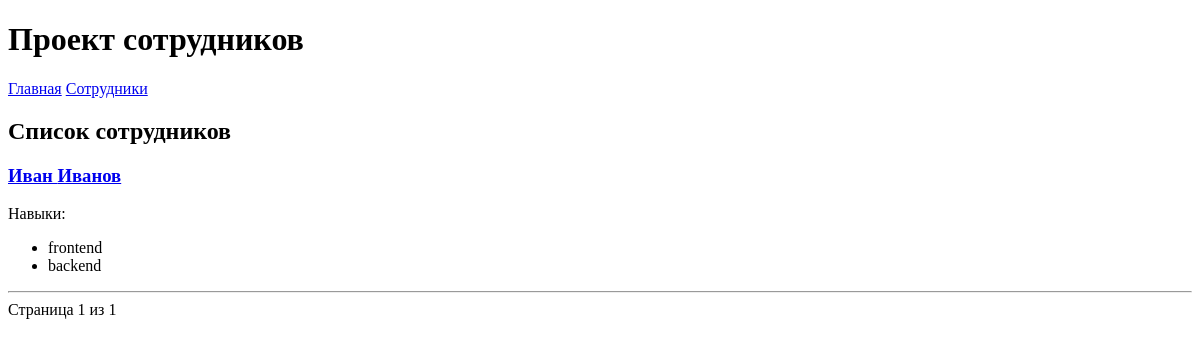
/employees/, run on an earlier commit of the app's database.
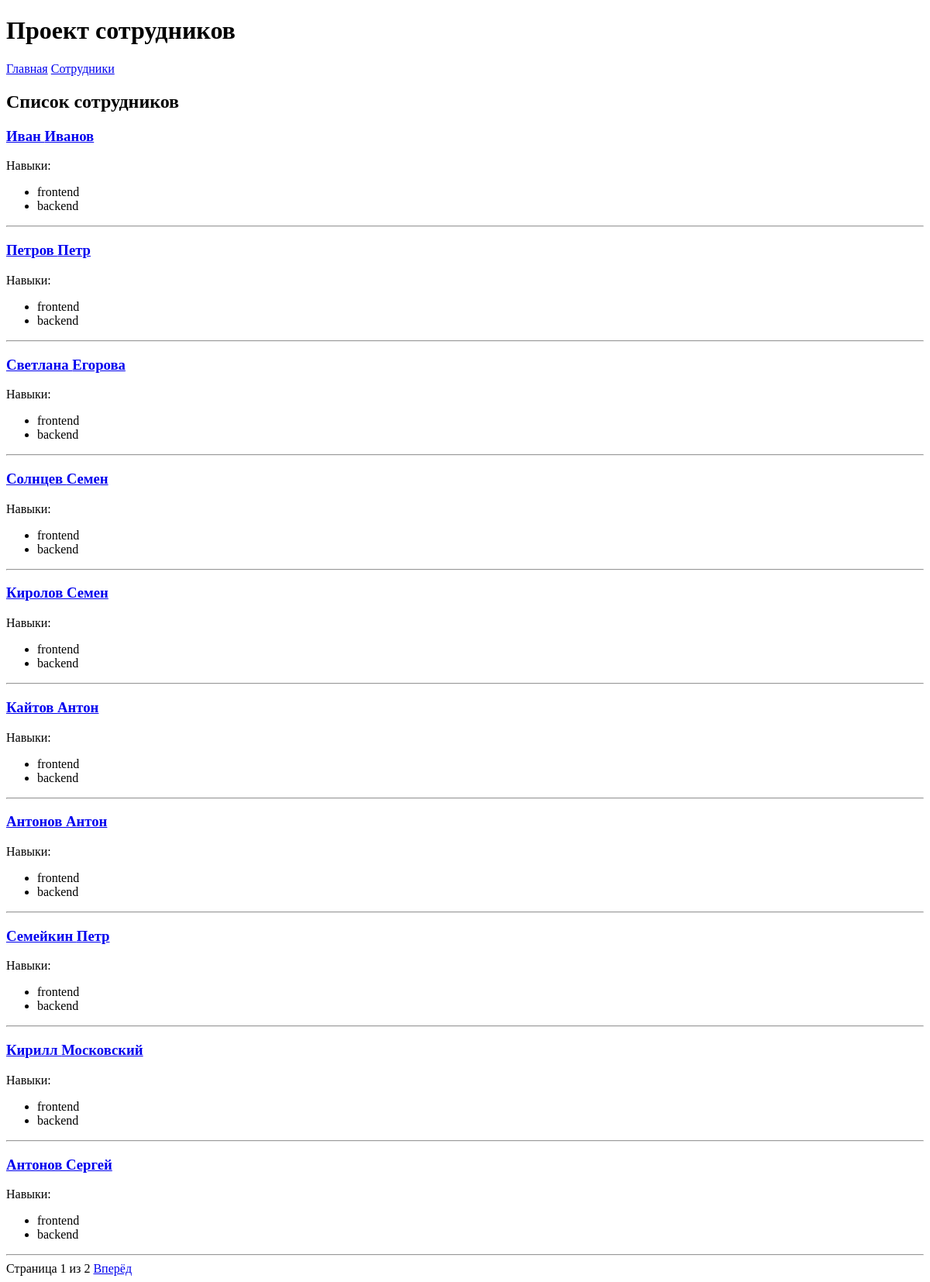
And on a later commit of the database.
### employees/models.py (models this page shows, shortened)
class Employee(models.Model):
    user = models.OneToOneField(User, on_delete=models.CASCADE)
    first_name = models.CharField(max_length=100)
    last_name = models.CharField(max_length=100)
    middle_name = models.CharField(max_length=100, blank=True)
    skills = models.ManyToManyField(Skill)
    skill_level = models.IntegerField()
    description = models.TextField()
    hire_date = models.DateField(null=True, blank=True)

class Skill(models.Model):
    name = models.CharField(max_length=100)

### employees/views.py (the view)
# urls.py: path('employees/', views.employee_list, name='employee_list'),
def employee_list(request):
    employees = Employee.objects.prefetch_related("skills", "images")
    paginator = Paginator(employees, 10)
    page_number = request.GET.get("page")
    page_obj = paginator.get_page(page_number)
    return render(request, "employee_list.html", {"page_obj": page_obj})

### templates/employee_list.html (shortened to what this page needs)
{% extends 'base.html' %}
{% block content %}
<h2>Список сотрудников</h2>
{% for emp in page_obj %}
    <div>
        <h3>
            <a href="{% url 'employee_detail' emp.id %}">
                {{ emp.first_name }} {{ emp.last_name }}
            </a>
        </h3>
        <p>Навыки:</p>
        <ul>
            {% for skill in emp.skills.all %}
                <li>{{ skill.name }}</li>
            {% empty %}
                <li>Навыки не указаны</li>
            {% endfor %}
        </ul>
    </div>
    <hr>
{% endfor %}
<div>
    <span>Страница {{ page_obj.number }} из {{ page_obj.paginator.num_pages }}</span>
    {% if page_obj.has_next %}
        <a href="?page={{ page_obj.next_page_number }}">Вперёд</a>
    {% endif %}
</div>
{% endblock %}

### templates/base.html (shortened to what this page needs)
<!DOCTYPE html>
<html>
<head>
</head>
<body>
    <h1>Проект сотрудников</h1>
    <a href="/">Главная</a>
    <a href="/employees/">Сотрудники</a>
    {% block content %}{% endblock %}
</body>
</html>

What changed in the data, as far as the page shows it:
added Employee: first_name "Петров", last_name "Петр", Skill (name "frontend"), Skill (name "backend")
added Employee: first_name "Светлана", last_name "Егорова", Skill (name "frontend"), Skill (name "backend")
added Employee: first_name "Солнцев", last_name "Семен", Skill (name "frontend"), Skill (name "backend")
added Employee: first_name "Киролов", last_name "Семен", Skill (name "frontend"), Skill (name "backend")
added Employee: first_name "Кайтов", last_name "Антон", Skill (name "frontend"), Skill (name "backend")
added Employee: first_name "Антонов", last_name "Антон", Skill (name "frontend"), Skill (name "backend")
added Employee: first_name "Семейкин", last_name "Петр", Skill (name "frontend"), Skill (name "backend")
added Employee: first_name "Кирилл", last_name "Московский", Skill (name "frontend"), Skill (name "backend")
added Employee: first_name "Антонов", last_name "Сергей", Skill (name "frontend"), Skill (name "backend")
Also different on the page:
{{ page_obj.paginator.num_pages }}: "1" → "2"
text now shown: "Вперёд"
